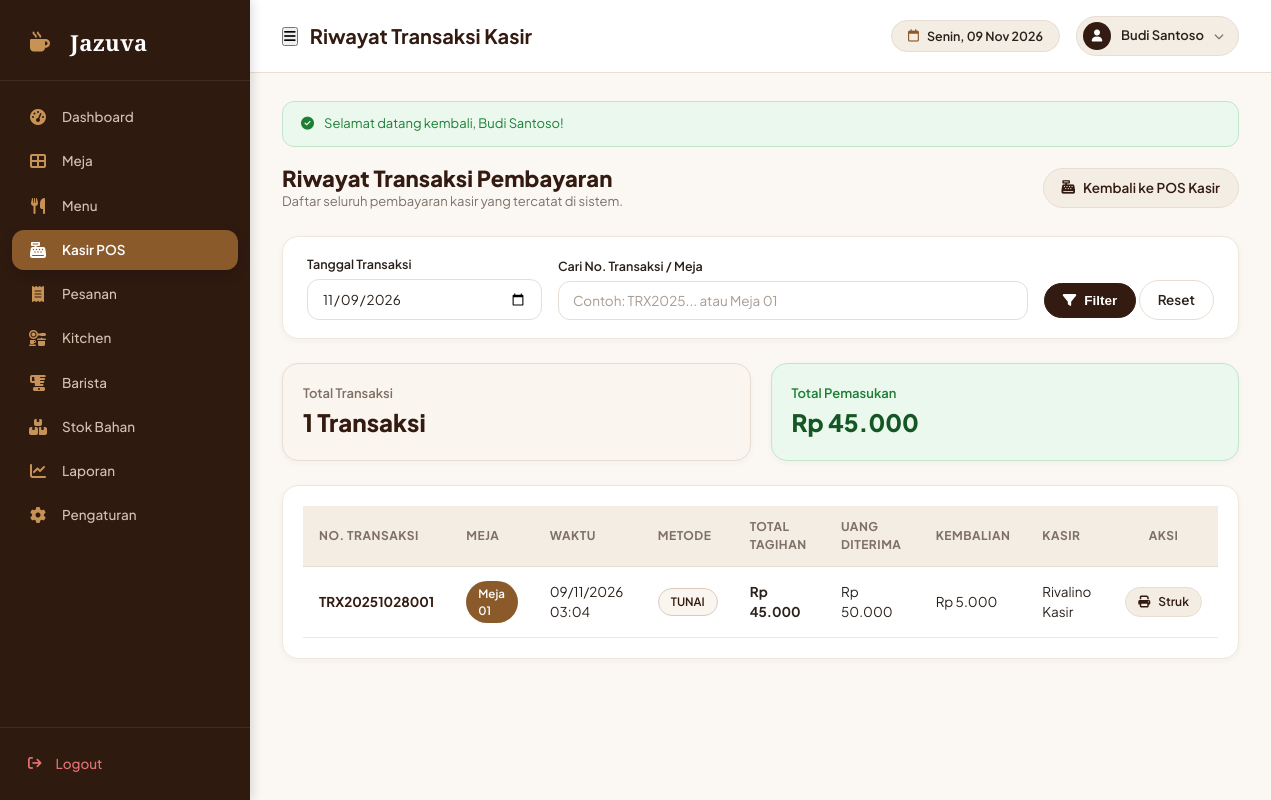
The page /cashier/history.php (signed in) on the database its author committed.
### tables this page shows
CREATE TABLE `payments` (
  `id` INT AUTO_INCREMENT PRIMARY KEY,
  `order_id` INT NULL,
  `session_id` INT NULL,
  `transaction_number` VARCHAR(50) NOT NULL UNIQUE,
  `payment_method` ENUM('tunai', 'qris') NOT NULL DEFAULT 'tunai',
  `subtotal` DECIMAL(12, 2) NOT NULL DEFAULT 0.00,
  `service_charge_amount` DECIMAL(12, 2) NOT NULL DEFAULT 0.00,
  `tax_amount` DECIMAL(12, 2) NOT NULL DEFAULT 0.00,
  `midtrans_transaction_id` VARCHAR(100) NULL,
  `qris_qr_url` TEXT NULL,
  `total_bill` DECIMAL(12, 2) NOT NULL,
  `amount_paid` DECIMAL(12, 2) NOT NULL,
  `change_amount` DECIMAL(12, 2) NOT NULL DEFAULT 0.00,
  `payment_status` ENUM('menunggu', 'lunas', 'batal') DEFAULT 'lunas',
  `cashier_id` INT NULL,
  `notes` VARCHAR(255) NULL,
  `created_at` TIMESTAMP DEFAULT CURRENT_TIMESTAMP,
  FOREIGN KEY (`order_id`) REFERENCES `orders` (`id`) ON DELETE SET NULL,
  FOREIGN KEY (`session_id`) REFERENCES `table_sessions` (`id`) ON DELETE SET NULL,
  FOREIGN KEY (`cashier_id`) REFERENCES `users` (`id`) ON DELETE SET NULL
);

CREATE TABLE `users` (
  `id` INT AUTO_INCREMENT PRIMARY KEY,
  `role_id` INT NOT NULL,
  `username` VARCHAR(50) NOT NULL UNIQUE,
  `password` VARCHAR(255) NOT NULL,
  `full_name` VARCHAR(100) NOT NULL,
  `email` VARCHAR(100) NULL,
  `phone` VARCHAR(30) NULL,
  `avatar` VARCHAR(255) DEFAULT 'default-avatar.png',
  `status` ENUM('active', 'inactive') DEFAULT 'active',
  `created_at` TIMESTAMP DEFAULT CURRENT_TIMESTAMP,
  `updated_at` TIMESTAMP DEFAULT CURRENT_TIMESTAMP ON UPDATE CURRENT_TIMESTAMP,
  FOREIGN KEY (`role_id`) REFERENCES `roles` (`id`) ON DELETE RESTRICT
);

### includes/functions.php (called while the page is built, shortened)
<?php
function formatRupiah($amount): string {
    return 'Rp ' . number_format((float)$amount, 0, ',', '.');
}

### cashier/history.php (the view, shortened to what this page needs)
<?php
require_once __DIR__ . '/../includes/functions.php';
require_once __DIR__ . '/../includes/header.php';
$pdo = getDbConnection();
$filterDate = $_GET['date'] ?? date('Y-m-d');
$search = trim($_GET['search'] ?? '');
$sql = "SELECT p.*, t.table_number, u.full_name as cashier_name
        FROM payments p
        LEFT JOIN table_sessions ts ON p.session_id = ts.id
        LEFT JOIN restaurant_tables t ON ts.table_id = t.id
        LEFT JOIN users u ON p.cashier_id = u.id
        WHERE 1=1";
$params = [];
if (!empty($filterDate)) {
    $sql .= " AND DATE(p.created_at) = ?";
    $params[] = $filterDate;
}
$sql .= " ORDER BY p.id DESC";
$stmt = $pdo->prepare($sql);
$stmt->execute($params);
$transactions = $stmt->fetchAll();
$totalDayRevenue = 0.00;
foreach ($transactions as $trx) {
    if ($trx['payment_status'] === 'lunas') {
        $totalDayRevenue += (float)$trx['total_bill'];
    }
}
?>
<div style="display: flex; align-items: center; justify-content: space-between; margin-bottom: 24px;">
  <div>
    <h2 style="font-size: 22px; font-weight: 800; color: var(--color-primary);">Riwayat Transaksi Pembayaran</h2>
    <p style="font-size: 13px; color: var(--color-text-muted);">Daftar seluruh pembayaran kasir yang tercatat di sistem.</p>
  </div>
  <a href="<?= BASE_URL ?>/cashier/dashboard.php" class="btn btn-secondary">
    <i class="fa-solid fa-cash-register"></i> Kembali ke POS Kasir
  </a>
</div>
<div class="card" style="margin-bottom: 24px; padding: 18px 24px;">
  <form method="GET" action="" style="display: flex; gap: 16px; align-items: flex-end; flex-wrap: wrap;">
    <div style="flex: 1; min-width: 200px;">
      <label class="form-label">Tanggal Transaksi</label>
      <input type="date" name="date" class="form-control" value="<?= htmlspecialchars($filterDate) ?>">
    </div>
    <div style="flex: 2; min-width: 240px;">
      <label class="form-label">Cari No. Transaksi / Meja</label>
      <input type="text" name="search" class="form-control" placeholder="Contoh: TRX2025... atau Meja 01" value="<?= htmlspecialchars($search) ?>">
    </div>
    <div>
      <button type="submit" class="btn btn-primary">
        <i class="fa-solid fa-filter"></i> Filter
      </button>
      <a href="<?= BASE_URL ?>/cashier/history.php" class="btn btn-outline">Reset</a>
    </div>
  </form>
</div>
<div style="display: flex; gap: 20px; margin-bottom: 24px;">
  <div class="card" style="flex: 1; background: #FAF5EE; border-color: #E8DDD2;">
    <div style="font-size: 13px; color: var(--color-text-muted); font-weight: 600;">Total Transaksi</div>
    <div style="font-size: 24px; font-weight: 800; color: var(--color-primary);"><?= count($transactions) ?> Transaksi</div>
  </div>
  <div class="card" style="flex: 1; background: #EAF8EE; border-color: #C3E6CB;">
    <div style="font-size: 13px; color: #1E7E34; font-weight: 600;">Total Pemasukan</div>
    <div style="font-size: 24px; font-weight: 800; color: #155724;"><?= formatRupiah($totalDayRevenue) ?></div>
  </div>
</div>
<div class="card">
  <div class="table-responsive">
    <table class="table">
      <thead>
        <tr>
          <th>No. Transaksi</th>
          <th>Meja</th>
          <th>Waktu</th>
          <th>Metode</th>
          <th>Total Tagihan</th>
          <th>Uang Diterima</th>
          <th>Kembalian</th>
          <th>Kasir</th>
          <th style="text-align: center;">Aksi</th>
        </tr>
      </thead>
      <tbody>
        <?php if (empty($transactions)): ?>
          <tr>
            <td colspan="9" style="text-align: center; padding: 40px; color: var(--color-text-muted);">
              Tidak ada data transaksi yang ditemukan.
            </td>
          </tr>
        <?php else: ?>
          <?php foreach ($transactions as $t): ?>
            <tr>
              <td><strong style="color: var(--color-primary);"><?= htmlspecialchars($t['transaction_number']) ?></strong></td>
              <td><span class="badge badge-menunggu" style="background:#8B5A2B;">Meja <?= htmlspecialchars($t['table_number'] ?? '01') ?></span></td>
              <td><?= date('d/m/Y H:i', strtotime($t['created_at'])) ?></td>
              <td><span class="badge" style="background: #FAF5EE; color: #331B11; border: 1px solid #DCCBBF;"><?= strtoupper($t['payment_method']) ?></span></td>
              <td><strong><?= formatRupiah($t['total_bill']) ?></strong></td>
              <td><?= formatRupiah($t['amount_paid']) ?></td>
              <td><?= formatRupiah($t['change_amount']) ?></td>
              <td><?= htmlspecialchars($t['cashier_name'] ?? 'Kasir') ?></td>
              <td style="text-align: center;">
                <a href="<?= BASE_URL ?>/cashier/receipt.php?trx=<?= urlencode($t['transaction_number']) ?>" class="btn btn-secondary btn-sm" target="_blank">
                  <i class="fa-solid fa-print"></i> Struk
                </a>
              </td>
            </tr>
          <?php endforeach; ?>
        <?php endif; ?>
      </tbody>
    </table>
  </div>
</div>
<?php require_once __DIR__ . '/../includes/footer.php'; ?>

### assets/css/style.css (style rules this page uses)
:root { --color-primary: #331B11; --color-primary-dark: #22120B; --color-primary-light: #523122; --color-accent: #8B5A2B; --color-accent-gold: #C69255; --color-accent-hover: #73471E; --color-bg-main: #FBF8F4; --color-bg-card: #FFFFFF; --color-bg-muted: #F4EDE4; --color-bg-alt: #F8F3EC; --color-border: #E8DDD2; --color-border-light: #F0E6DC; --color-text-main: #2A211B; --color-text-muted: #7E7065; --color-text-light: #A89B8F; --color-text-white: #FFFFFF; --color-status-green: #27AE60; --color-status-green-bg: #EAF8EE; --color-status-blue: #2980B9; --color-status-blue-bg: #EBF5FB; --color-status-orange: #E67E22; --color-status-orange-bg: #FEF5EB; --color-status-brown: #8B5A2B; --color-status-brown-bg: #F8EFE7; --color-status-red: #E74C3C; --color-status-red-bg: #FDEDEC; --shadow-sm: 0 2px 6px rgba(51, 27, 17, 0.04); --shadow-md: 0 4px 14px rgba(51, 27, 17, 0.07); --shadow-lg: 0 10px 25px rgba(51, 27, 17, 0.1); --shadow-card: 0 4px 20px rgba(51, 27, 17, 0.06); --radius-sm: 8px; --radius-md: 12px; --radius-lg: 16px; --radius-xl: 24px; --radius-pill: 9999px; --transition-fast: all 0.2s ease; --transition-normal: all 0.3s ease; }
* { box-sizing: border-box; margin: 0; padding: 0; }
body { font-family: 'Plus Jakarta Sans', -apple-system, BlinkMacSystemFont, 'Segoe UI', Roboto, sans-serif; background-color: var(--color-bg-main); color: var(--color-text-main); line-height: 1.5; font-size: 14px; -webkit-font-smoothing: antialiased; }
a { color: var(--color-accent); text-decoration: none; transition: var(--transition-fast); }
h1, h2, h3, h4, h5, h6 { color: var(--color-primary); font-weight: 700; line-height: 1.25; }
.btn { display: inline-flex; align-items: center; justify-content: center; gap: 8px; padding: 9px 18px; font-size: 13.5px; font-weight: 600; border-radius: var(--radius-pill); border: 1px solid transparent; cursor: pointer; transition: var(--transition-fast); text-decoration: none; white-space: nowrap; }
.btn-primary { background-color: var(--color-primary); color: var(--color-text-white); border-color: var(--color-primary); }
.btn-secondary { background-color: var(--color-bg-muted); color: var(--color-primary); border-color: var(--color-border); }
.btn-outline { background: transparent; border-color: var(--color-border); color: var(--color-text-main); }
.btn-sm { padding: 5px 12px; font-size: 12px; border-radius: var(--radius-pill); }
.badge { display: inline-flex; align-items: center; gap: 6px; padding: 4px 12px; font-size: 11.5px; font-weight: 600; border-radius: var(--radius-pill); }
.badge-menunggu { background-color: #F39C12; color: #FFFFFF; }
.form-label { display: block; font-size: 12.5px; font-weight: 600; color: var(--color-text-main); margin-bottom: 6px; }
.form-control, .form-select { width: 100%; padding: 10px 14px; font-size: 13.5px; font-family: inherit; color: var(--color-text-main); background-color: #FFFFFF; border: 1px solid var(--color-border); border-radius: var(--radius-md); transition: var(--transition-fast); outline: none; }
.form-control::placeholder { color: var(--color-text-light); }
.card { background: var(--color-bg-card); border-radius: var(--radius-lg); border: 1px solid var(--color-border-light); box-shadow: var(--shadow-sm); padding: 20px; transition: var(--transition-fast); }
.table-responsive { width: 100%; overflow-x: auto; }
.table { width: 100%; border-collapse: separate; border-spacing: 0; text-align: left; }
.table th { padding: 12px 16px; font-size: 12px; font-weight: 700; color: var(--color-text-muted); text-transform: uppercase; letter-spacing: 0.5px; border-bottom: 1px solid var(--color-border); background: var(--color-bg-muted); }
.table td { padding: 14px 16px; font-size: 13.5px; border-bottom: 1px solid var(--color-border-light); color: var(--color-text-main); vertical-align: middle; }

### rows shown on the page
payments: transaction_number "TRX20251028001", table_number "01", created_at "09/11/2026 03:04", payment_method "TUNAI", total_bill "Rp 45.000", amount_paid "Rp 50.000", change_amount "Rp 5.000", cashier.full_name "Rivalino Kasir"

### other values the page prints
$pageTitle "Riwayat Transaksi Kasir"
$currentUser['full_name'] "Budi Santoso"
$successMsg "Selamat datang kembali, Budi Santoso!"
count($transactions) "1"
formatRupiah($totalDayRevenue) "Rp 45.000"
